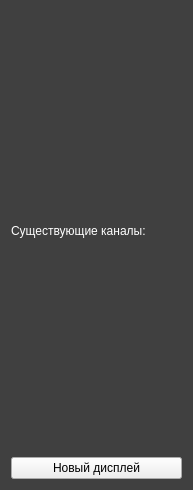
<?xml version="1.0" encoding="UTF-8"?>
<ui version="4.0">
 <class>MainWindow</class>
 <widget class="QMainWindow" name="MainWindow">
  <property name="windowModality">
   <enum>Qt::NonModal</enum>
  </property>
  <property name="enabled">
   <bool>true</bool>
  </property>
  <property name="geometry">
   <rect>
    <x>0</x>
    <y>0</y>
    <width>193</width>
    <height>490</height>
   </rect>
  </property>
  <property name="windowTitle">
   <string>Существующие каналы</string>
  </property>
  <property name="autoFillBackground">
   <bool>false</bool>
  </property>
  <property name="styleSheet">
   <string notr="true">QMainWindow {
	background-color: rgb(64, 64, 64);
}</string>
  </property>
  <property name="documentMode">
   <bool>false</bool>
  </property>
  <widget class="QWidget" name="centralWidget">
   <layout class="QGridLayout" name="gridLayout">
    <item row="1" column="0">
     <widget class="QPushButton" name="createSimpleScope">
      <property name="autoFillBackground">
       <bool>false</bool>
      </property>
      <property name="styleSheet">
       <string notr="true"/>
      </property>
      <property name="text">
       <string>Новый дисплей</string>
      </property>
     </widget>
    </item>
    <item row="0" column="0">
     <layout class="QVBoxLayout" name="verticalLayout">
      <item>
       <widget class="QLabel" name="label">
        <property name="styleSheet">
         <string notr="true">color: white;</string>
        </property>
        <property name="text">
         <string>Существующие каналы:</string>
        </property>
       </widget>
      </item>
     </layout>
    </item>
   </layout>
  </widget>
 </widget>
 <layoutdefault spacing="6" margin="11"/>
 <resources/>
 <connections/>
</ui>
